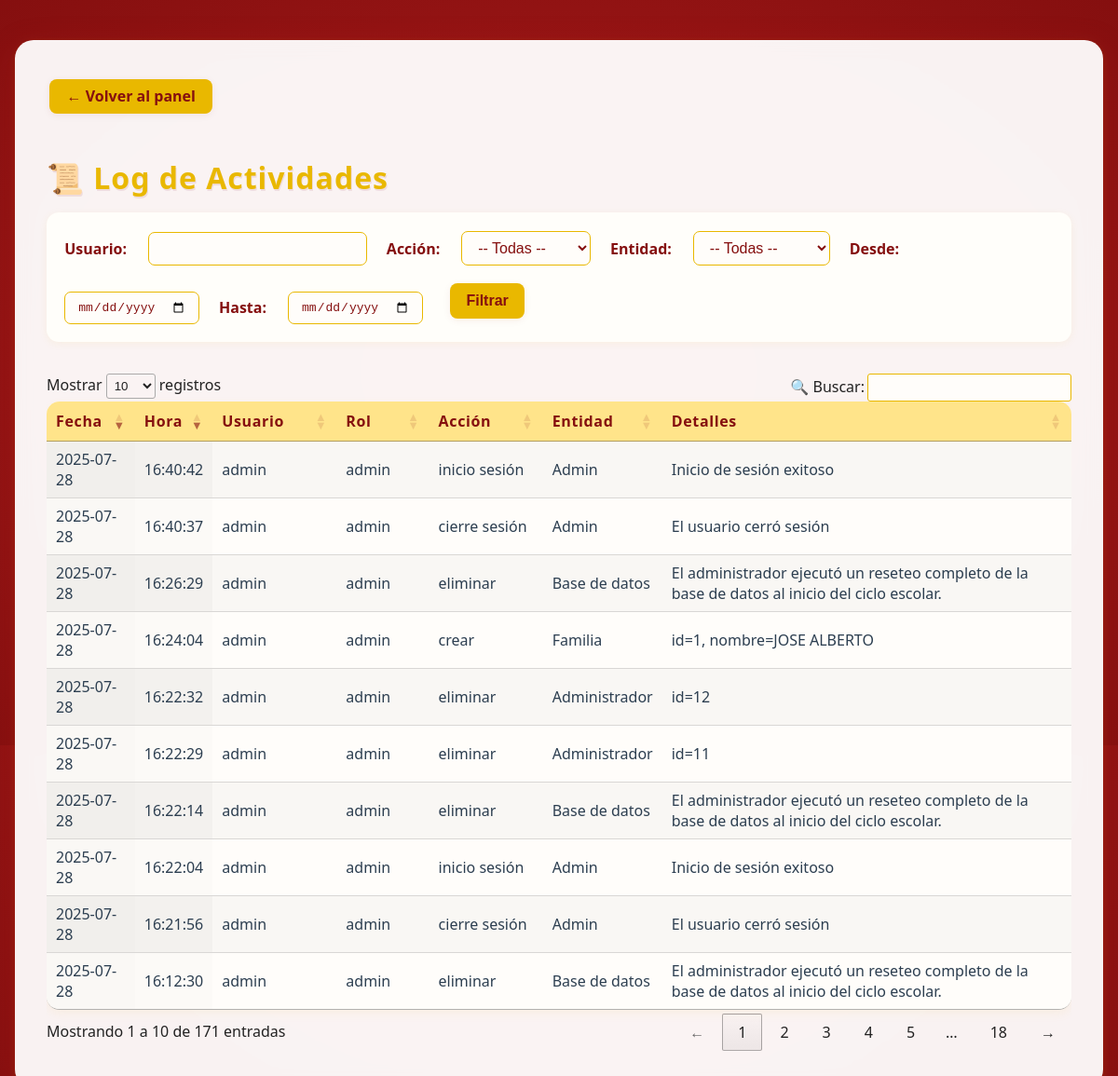
Before: /admin/log (signed in) with the older database file.
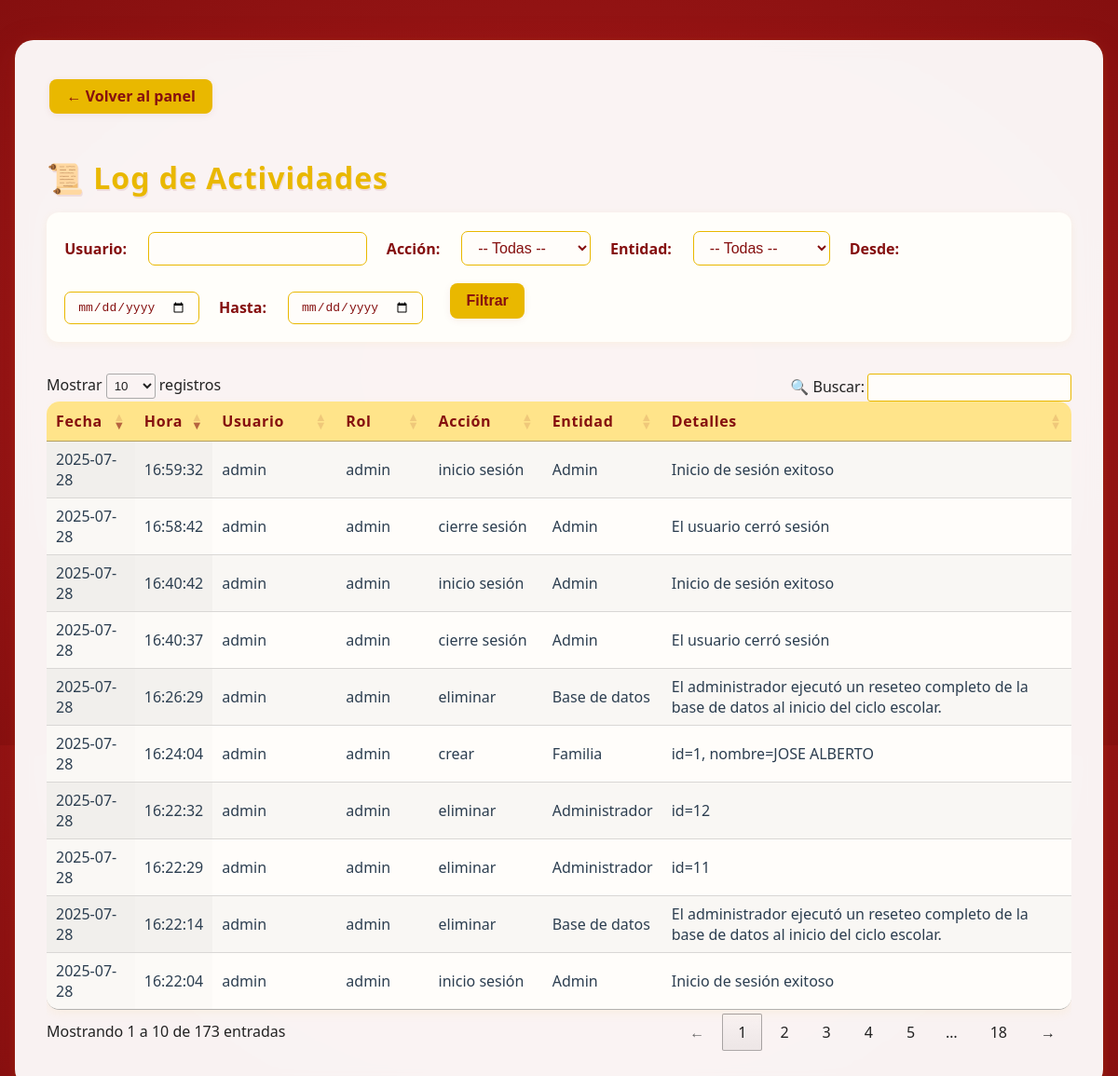
After: the same page with the newer database file.
### app/models.py (models this page shows, shortened)
class LogEntry(db.Model):
    __tablename__ = 'log_entries'
    id = db.Column(db.Integer, primary_key=True)
    timestamp = db.Column(db.DateTime, default=datetime.utcnow, nullable=False)
    user = db.Column(db.String(64), nullable=False)
    role = db.Column(db.String(32), nullable=False)
    action = db.Column(db.String(32), nullable=False)   # e.g. 'crear', 'editar', 'eliminar', 'login'
    entity = db.Column(db.String(32), nullable=False)   # e.g. 'Familia', 'EventoQR', 'Admin'
    details = db.Column(db.Text, nullable=True)         # Descripción detallada

### app/routes.py (the view)
@app.route("/admin/log")
@login_requerido_admin
def log():
    usuario     = request.args.get("usuario", "")
    accion      = request.args.get("accion", "")
    entidad     = request.args.get("entidad", "")
    fecha_desde = request.args.get("desde", "")
    fecha_hasta = request.args.get("hasta", "")
    q = LogEntry.query
    if usuario:
        q = q.filter(LogEntry.user.ilike(f"%{usuario}%"))
    if accion:
        q = q.filter(LogEntry.action == accion)
    if entidad:
        q = q.filter(LogEntry.entity == entidad)
    if fecha_desde:
        dt = datetime.strptime(fecha_desde, "%Y-%m-%d")
        q = q.filter(LogEntry.timestamp >= dt)
    if fecha_hasta:
        dt = datetime.strptime(fecha_hasta, "%Y-%m-%d") + timedelta(hours=23, minutes=59, seconds=59)
        q = q.filter(LogEntry.timestamp <= dt)
    entries = q.order_by(LogEntry.timestamp.desc()).all()
    local_tz = pytz.timezone("America/Mexico_City")
    for e in entries:
        e.local_ts = e.timestamp.replace(tzinfo=pytz.utc).astimezone(local_tz)
    return render_template("log.html", entries=entries)

### app/__init__.py (called while the page is built)
@app.before_request
def mantener_sesion_activa():
    session.permanent = True

### app/routes.py (called while the page is built, shortened)
def login_requerido_admin(f):
    @wraps(f)
    def decorada(*args, **kwargs):
        if "admin_id" not in session:
            return redirect(url_for("login"))
        return f(*args, **kwargs)
    return decorada

@app.before_request
def refrescar_timeout():
    if "admin_id" in session:
        now = datetime.utcnow()
        last = session.get("last_activity", now)
        if hasattr(last, "tzinfo") and last.tzinfo is not None:
            last = last.astimezone(timezone.utc).replace(tzinfo=None)
        session["last_activity"] = now

### app/templates/log.html (shortened to what this page needs)
<!DOCTYPE html>
<html lang="es">
<head>
    <link rel="stylesheet" href="{{ url_for('static', filename='css/admin.css') }}">
    <link rel="stylesheet" href="https://cdn.datatables.net/1.13.6/css/jquery.dataTables.min.css">
</head>
<body>
    <div class="admin-contenedor">
        <a href="{{ url_for('panel_admin') }}" class="btn-primary" style="margin-bottom:1.1em; display:inline-block;">← Volver al panel</a>
        <h1 style="margin-bottom:0.5em;">📜 Log de Actividades</h1>
        <form method="GET" class="log-filter-form">
            <div class="log-filter-row">
                <label>Usuario:</label>
                <input type="text" name="usuario" value="{{ request.args.get('usuario','') }}">
                <label>Acción:</label>
                <select name="accion">
                    <option value="">-- Todas --</option>
                </select>
                <label>Entidad:</label>
                <select name="entidad">
                    <option value="">-- Todas --</option>
                </select>
                <label>Desde:</label>
                <input type="date" name="desde" value="{{ request.args.get('desde','') }}">
                <label>Hasta:</label>
                <input type="date" name="hasta" value="{{ request.args.get('hasta','') }}">
                <button type="submit" class="btn btn-primary">Filtrar</button>
            </div>
        </form>
        <div class="table-responsive">
            <table id="tabla-log" class="display stripe" style="width:100%;">
                <thead>
                    <tr>
                        <th>Fecha</th>
                        <th>Hora</th>
                        <th>Usuario</th>
                        <th>Rol</th>
                        <th>Acción</th>
                        <th>Entidad</th>
                        <th>Detalles</th>
                    </tr>
                </thead>
                <tbody>
                    {% for entry in entries %}
                    {% set local = entry.timestamp.astimezone() %}
                    <tr>
                        <td>{{ local.strftime("%Y-%m-%d") }}</td>
                        <td>{{ "%02d:%02d:%02d"|format(local.hour, local.minute, local.second) }}</td>
                        <td>{{ entry.user }}</td>
                        <td>{{ entry.role }}</td>
                        <td>{{ entry.action }}</td>
                        <td>{{ entry.entity }}</td>
                        <td>{{ entry.details }}</td>
                    </tr>
                    {% endfor %}
                </tbody>
            </table>
        </div>
    </div>
</body>
</html>

### app/static/css/admin.css (style rules this page uses)
body { font-family: 'Segoe UI', Arial, sans-serif; background: radial-gradient(ellipse at center, #af1c1c 0%, #850f0f 100%); min-height: 100vh; margin: 0; color: #222; position: relative; }
.admin-contenedor { position: relative; z-index: 5; background: rgba(255,255,255,0.93); backdrop-filter: blur(12px); border-radius: 22px; box-shadow: 0 8px 32px 0 #ae1e1a44, 0 2px 8px #e9b80022; max-width: 1250px; margin: 2.7rem auto 2rem auto; padding: 2.5rem 2rem 2.5rem 2rem; }
h1, h2, h3 { color: #e9b800; font-weight: 700; margin-bottom: 0.8rem; letter-spacing: 1px; text-shadow: 1px 2px 0 #850f0f18; }
.table-responsive { overflow-x: auto; }
table { width: 100%; background: #fffdfa; border-radius: 14px; box-shadow: 0 4px 12px #e9b80011; overflow: hidden; margin-top: 1.3em; }
th { background: #ffe48a; color: #850f0f; font-weight: 700; letter-spacing: 0.04em; padding: 13px 8px; }
td { background: #fffdfa; color: #2c3e50; padding: 13px 8px; }
button, .btn, .btn-primary { background-color: #e9b800; color: #850f0f; border: none; padding: 10px 17px; border-radius: 7px; cursor: pointer; font-size: 1rem; font-weight: bold; margin: 0.2em; box-shadow: 0 2px 8px #850f0f15; transition: background 0.19s, color 0.19s, transform 0.13s; }
.admin-contenedor { position: relative; z-index: 5; background: rgba(255,255,255,0.95); backdrop-filter: blur(10px); border-radius: 20px; box-shadow: 0 8px 32px 0 #ae1e1a44, 0 2px 8px #e9b80022; max-width: 1100px; margin: 2.7rem auto 2.2rem auto; padding: 2.4rem 2.1rem 2.5rem 2.1rem; }
.btn-primary { background: #e9b800; color: #850f0f; font-weight: bold; padding: 0.48em 1.15em; border-radius: 8px; text-decoration: none; box-shadow: 0 2px 8px #850f0f11; transition: background 0.18s, color 0.18s, transform 0.13s; border: none; display: inline-block; margin-bottom: 1.1em; }
h1, h2 { color: #e9b800; font-weight: 700; margin-top: 0.9em; margin-bottom: 0.8em; letter-spacing: 1px; text-shadow: 1px 2px 0 #850f0f18; }
.btn-primary { background: #e9b800; color: #850f0f; font-weight: bold; padding: 0.48em 1.15em; border-radius: 8px; text-decoration: none; box-shadow: 0 2px 8px #850f0f11; transition: background 0.18s, color 0.18s, transform 0.13s; border: none; display: inline-block; }
.log-filter-form { margin-bottom: 2.1em; background: #fffefa; border-radius: 13px; box-shadow: 0 2px 10px #e9b80012; padding: 1.3em 1.2em 0.5em 1.2em; }
.log-filter-row { display: flex; flex-wrap: wrap; align-items: center; gap: 1em 1.3em; }
.log-filter-row label { font-weight: bold; color: #850f0f; margin-right: 0.14em; }
.log-filter-row select, .log-filter-row input[type="text"], .log-filter-row input[type="date"] { padding: 8px 13px; border-radius: 7px; border: 1.2px solid #e9b800; font-size: 1em; background: #fffdfa; color: #850f0f; min-width: 115px; }
.log-filter-row .btn-primary { background: #e9b800; color: #850f0f; font-weight: bold; padding: 0.6em 1.1em; border-radius: 8px; font-size: 1em; border: none; margin-left: 0.5em; transition: background 0.17s, color 0.17s, transform 0.11s; }

Changed rows visible on the page:
no longer on this page (row unchanged): LogEntry: strftime "2025-07-28", hour "16:21:56", user "admin", role "admin", action "cierre sesión", entity "Admin", details "El usuario cerró sesión"
no longer on this page (row unchanged): LogEntry: strftime "2025-07-28", hour "16:12:30", user "admin", role "admin", action "eliminar", entity "Base de datos", details "El administrador ejecutó un reseteo completo de la base de datos al inicio del ciclo escolar."
added LogEntry: strftime "2025-07-28", hour "16:59:32", user "admin", role "admin", action "inicio sesión", entity "Admin", details "Inicio de sesión exitoso"
added LogEntry: strftime "2025-07-28", hour "16:58:42", user "admin", role "admin", action "cierre sesión", entity "Admin", details "El usuario cerró sesión"
Other visible differences:
text written by a page script: "Mostrar registros 🔍 Buscar: Mostrando 1 a 10 de 171 entradas ← 1 2 3 4 5 … 18 →" → "Mostrar registros 🔍 Buscar: Mostrando 1 a 10 de 173 entradas ← 1 2 3 4 5 … 18 →"
